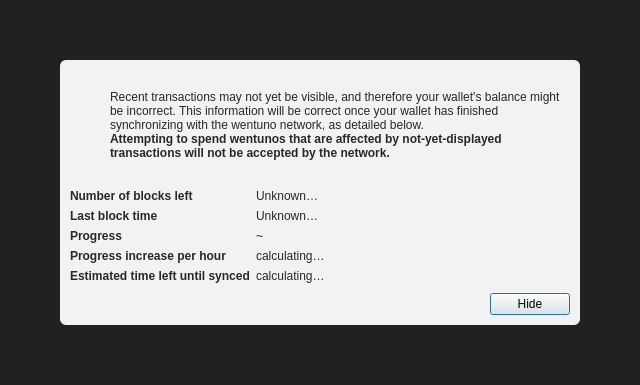
<?xml version="1.0" encoding="UTF-8"?>
<ui version="4.0">
 <class>ModalOverlay</class>
 <widget class="QWidget" name="ModalOverlay">
  <property name="geometry">
   <rect>
    <x>0</x>
    <y>0</y>
    <width>640</width>
    <height>385</height>
   </rect>
  </property>
  <property name="windowTitle">
   <string>Form</string>
  </property>
  <layout class="QVBoxLayout" name="verticalLayout" stretch="0">
   <property name="sizeConstraint">
    <enum>QLayout::SetDefaultConstraint</enum>
   </property>
   <property name="leftMargin">
    <number>0</number>
   </property>
   <property name="topMargin">
    <number>0</number>
   </property>
   <property name="rightMargin">
    <number>0</number>
   </property>
   <property name="bottomMargin">
    <number>0</number>
   </property>
   <item>
    <widget class="QWidget" name="bgWidget" native="true">
     <property name="styleSheet">
      <string notr="true">#bgWidget { background: rgba(0,0,0,220); }</string>
     </property>
     <layout class="QVBoxLayout" name="verticalLayoutMain" stretch="1">
      <property name="leftMargin">
       <number>60</number>
      </property>
      <property name="topMargin">
       <number>60</number>
      </property>
      <property name="rightMargin">
       <number>60</number>
      </property>
      <property name="bottomMargin">
       <number>60</number>
      </property>
      <item>
       <widget class="QWidget" name="contentWidget" native="true">
        <property name="styleSheet">
         <string notr="true">#contentWidget { background: rgba(255,255,255,240); border-radius: 6px; }

QLabel { color: rgb(40,40,40);  }</string>
        </property>
        <layout class="QVBoxLayout" name="verticalLayoutSub" stretch="1,0,0,0">
         <property name="spacing">
          <number>0</number>
         </property>
         <property name="leftMargin">
          <number>10</number>
         </property>
         <property name="topMargin">
          <number>10</number>
         </property>
         <property name="rightMargin">
          <number>10</number>
         </property>
         <property name="bottomMargin">
          <number>10</number>
         </property>
         <item>
          <layout class="QHBoxLayout" name="horizontalLayoutIconText" stretch="0,1">
           <property name="topMargin">
            <number>20</number>
           </property>
           <item>
            <layout class="QVBoxLayout" name="verticalLayoutIcon">
             <property name="leftMargin">
              <number>0</number>
             </property>
             <item>
              <widget class="QPushButton" name="warningIcon">
               <property name="enabled">
                <bool>false</bool>
               </property>
               <property name="text">
                <string/>
               </property>
               <property name="icon">
                <iconset>
                 <normaloff>:/icons/warning</normaloff>
                 <disabledoff>:/icons/warning</disabledoff>:/icons/warning</iconset>
               </property>
               <property name="iconSize">
                <size>
                 <width>48</width>
                 <height>48</height>
                </size>
               </property>
               <property name="flat">
                <bool>true</bool>
               </property>
              </widget>
             </item>
             <item>
              <spacer name="verticalSpacerWarningIcon">
               <property name="orientation">
                <enum>Qt::Vertical</enum>
               </property>
               <property name="sizeHint" stdset="0">
                <size>
                 <width>20</width>
                 <height>40</height>
                </size>
               </property>
              </spacer>
             </item>
            </layout>
           </item>
           <item>
            <layout class="QVBoxLayout" name="verticalLayoutInfoText">
             <property name="leftMargin">
              <number>0</number>
             </property>
             <property name="topMargin">
              <number>0</number>
             </property>
             <item>
              <widget class="QLabel" name="infoText">
               <property name="text">
                <string>Recent transactions may not yet be visible, and therefore your wallet's balance might be incorrect. This information will be correct once your wallet has finished synchronizing with the wentuno network, as detailed below.</string>
               </property>
               <property name="textFormat">
                <enum>Qt::RichText</enum>
               </property>
               <property name="wordWrap">
                <bool>true</bool>
               </property>
              </widget>
             </item>
             <item>
              <widget class="QLabel" name="infoTextStrong">
               <property name="font">
                <font>
                 <weight>75</weight>
                 <bold>true</bold>
                </font>
               </property>
               <property name="text">
                <string>Attempting to spend wentunos that are affected by not-yet-displayed transactions will not be accepted by the network.</string>
               </property>
               <property name="textFormat">
                <enum>Qt::RichText</enum>
               </property>
               <property name="wordWrap">
                <bool>true</bool>
               </property>
              </widget>
             </item>
             <item>
              <spacer name="verticalSpacerInTextSpace">
               <property name="orientation">
                <enum>Qt::Vertical</enum>
               </property>
               <property name="sizeHint" stdset="0">
                <size>
                 <width>20</width>
                 <height>40</height>
                </size>
               </property>
              </spacer>
             </item>
            </layout>
           </item>
          </layout>
         </item>
         <item>
          <spacer name="verticalSpacerAfterText">
           <property name="orientation">
            <enum>Qt::Vertical</enum>
           </property>
           <property name="sizeHint" stdset="0">
            <size>
             <width>20</width>
             <height>40</height>
            </size>
           </property>
          </spacer>
         </item>
         <item>
          <layout class="QFormLayout" name="formLayout">
           <property name="fieldGrowthPolicy">
            <enum>QFormLayout::FieldsStayAtSizeHint</enum>
           </property>
           <property name="horizontalSpacing">
            <number>6</number>
           </property>
           <property name="verticalSpacing">
            <number>6</number>
           </property>
           <property name="topMargin">
            <number>10</number>
           </property>
           <item row="0" column="0">
            <widget class="QLabel" name="labelNumberOfBlocksLeft">
             <property name="font">
              <font>
               <weight>75</weight>
               <bold>true</bold>
              </font>
             </property>
             <property name="text">
              <string>Number of blocks left</string>
             </property>
            </widget>
           </item>
           <item row="0" column="1">
            <widget class="QLabel" name="numberOfBlocksLeft">
             <property name="text">
              <string>Unknown…</string>
             </property>
            </widget>
           </item>
           <item row="1" column="0">
            <widget class="QLabel" name="labelLastBlockTime">
             <property name="font">
              <font>
               <weight>75</weight>
               <bold>true</bold>
              </font>
             </property>
             <property name="text">
              <string>Last block time</string>
             </property>
            </widget>
           </item>
           <item row="1" column="1">
            <widget class="QLabel" name="newestBlockDate">
             <property name="sizePolicy">
              <sizepolicy hsizetype="Maximum" vsizetype="Preferred">
               <horstretch>0</horstretch>
               <verstretch>0</verstretch>
              </sizepolicy>
             </property>
             <property name="text">
              <string>Unknown…</string>
             </property>
            </widget>
           </item>
           <item row="2" column="0">
            <widget class="QLabel" name="labelSyncDone">
             <property name="font">
              <font>
               <weight>75</weight>
               <bold>true</bold>
              </font>
             </property>
             <property name="text">
              <string>Progress</string>
             </property>
            </widget>
           </item>
           <item row="2" column="1">
            <layout class="QHBoxLayout" name="horizontalLayoutSync" stretch="0,1">
             <item>
              <widget class="QLabel" name="percentageProgress">
               <property name="text">
                <string notr="true">~</string>
               </property>
              </widget>
             </item>
            </layout>
           </item>
           <item row="4" column="0">
            <widget class="QLabel" name="labelProgressIncrease">
             <property name="font">
              <font>
               <weight>75</weight>
               <bold>true</bold>
              </font>
             </property>
             <property name="text">
              <string>Progress increase per hour</string>
             </property>
            </widget>
           </item>
           <item row="4" column="1">
            <widget class="QLabel" name="progressIncreasePerH">
             <property name="text">
              <string>calculating…</string>
             </property>
            </widget>
           </item>
           <item row="5" column="0">
            <widget class="QLabel" name="labelEstimatedTimeLeft">
             <property name="font">
              <font>
               <weight>75</weight>
               <bold>true</bold>
              </font>
             </property>
             <property name="text">
              <string>Estimated time left until synced</string>
             </property>
            </widget>
           </item>
           <item row="5" column="1">
            <widget class="QLabel" name="expectedTimeLeft">
             <property name="text">
              <string>calculating…</string>
             </property>
            </widget>
           </item>
          </layout>
         </item>
         <item>
          <layout class="QHBoxLayout" name="horizontalLayoutButtons">
           <property name="leftMargin">
            <number>10</number>
           </property>
           <property name="topMargin">
            <number>10</number>
           </property>
           <item>
            <spacer name="horizontalSpacer">
             <property name="orientation">
              <enum>Qt::Horizontal</enum>
             </property>
             <property name="sizeHint" stdset="0">
              <size>
               <width>40</width>
               <height>20</height>
              </size>
             </property>
            </spacer>
           </item>
           <item>
            <widget class="QPushButton" name="closeButton">
             <property name="text">
              <string>Hide</string>
             </property>
             <property name="shortcut">
              <string>Esc</string>
             </property>
             <property name="focusPolicy">
              <enum>Qt::StrongFocus</enum>
             </property>
             <property name="default">
              <bool>true</bool>
             </property>
            </widget>
           </item>
          </layout>
         </item>
        </layout>
       </widget>
      </item>
     </layout>
    </widget>
   </item>
  </layout>
 </widget>
 <resources/>
 <connections/>
</ui>
